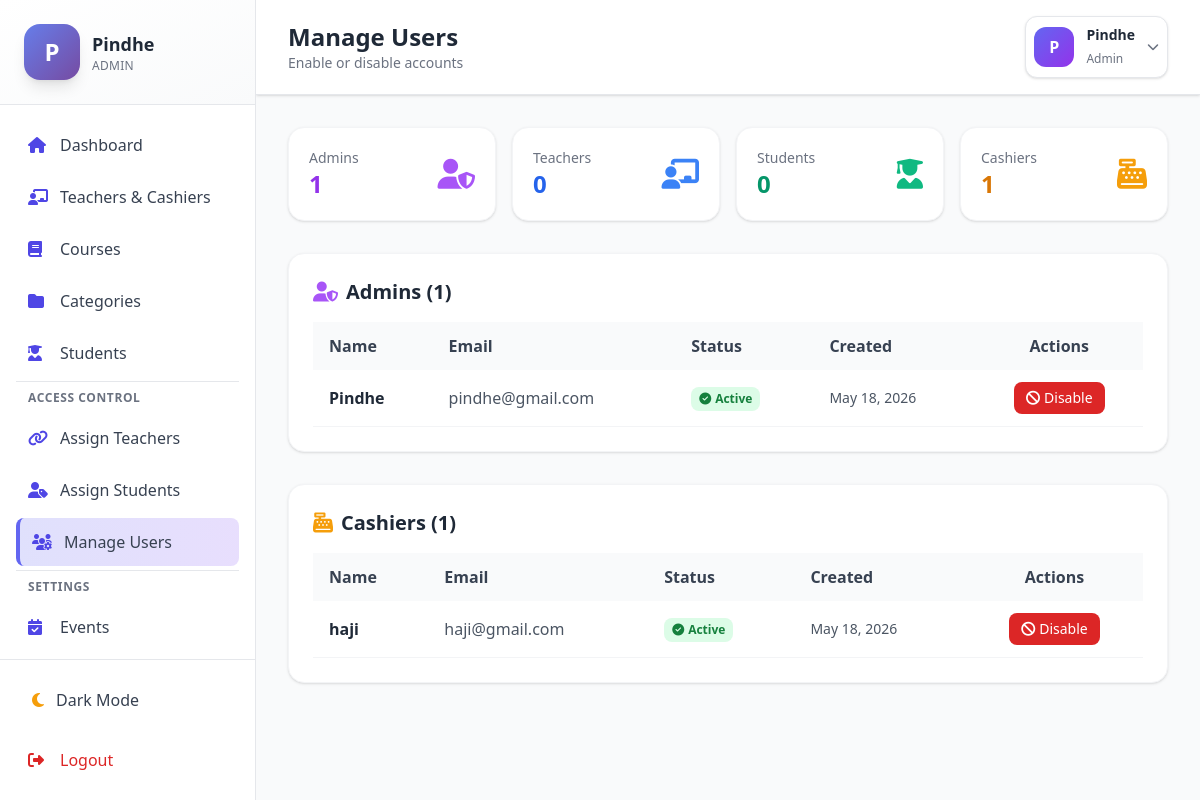
The page /admin/manage-users.php (signed in) on the database its author committed.
### tables this page shows
CREATE TABLE IF NOT EXISTS users (
    id INT AUTO_INCREMENT PRIMARY KEY,
    student_id VARCHAR(50) UNIQUE NULL COMMENT 'Auto-generated Student ID',
    name VARCHAR(100) NOT NULL,
    email VARCHAR(100) UNIQUE NOT NULL,
    password VARCHAR(255) NOT NULL,
    role ENUM('admin', 'teacher', 'student', 'cashier') NOT NULL,
    phone VARCHAR(20),
    avatar VARCHAR(255),
    status ENUM('active', 'inactive') DEFAULT 'active',
    created_at TIMESTAMP DEFAULT CURRENT_TIMESTAMP,
    updated_at TIMESTAMP DEFAULT CURRENT_TIMESTAMP ON UPDATE CURRENT_TIMESTAMP,
    INDEX idx_email (email),
    INDEX idx_role (role),
    INDEX idx_student_id (student_id)
);

### admin/manage-users.php (the view, shortened to what this page needs)
<?php
$pdo = getDBConnection();
try {
    $stmt = $pdo->query("SELECT id, name, email, role, status, student_id, created_at
                        FROM users
                        ORDER BY role, name");
    $users = $stmt->fetchAll();
} catch (PDOException $e) {
    $users = [];
}
$usersByRole = [
    'admin' => [],
    'teacher' => [],
    'student' => [],
    'cashier' => []
];
foreach ($users as $user) {
    $role = $user['role'] ?? 'student';
    if (isset($usersByRole[$role])) {
        $usersByRole[$role][] = $user;
    }
}
$roleStats = [
    'admin' => ['count' => count($usersByRole['admin']), 'icon' => 'fa-user-shield', 'textClass' => 'text-purple-600 dark:text-purple-400', 'iconClass' => 'text-purple-500'],
    'teacher' => ['count' => count($usersByRole['teacher']), 'icon' => 'fa-chalkboard-teacher', 'textClass' => 'text-blue-600 dark:text-blue-400', 'iconClass' => 'text-blue-500'],
    'student' => ['count' => count($usersByRole['student']), 'icon' => 'fa-user-graduate', 'textClass' => 'text-emerald-600 dark:text-emerald-400', 'iconClass' => 'text-emerald-500'],
    'cashier' => ['count' => count($usersByRole['cashier']), 'icon' => 'fa-cash-register', 'textClass' => 'text-amber-600 dark:text-amber-400', 'iconClass' => 'text-amber-500']
];
$pageTitle = 'Manage Users';
?>
<!DOCTYPE html>
<html lang="en" class="<?php echo isset($_COOKIE['dark_mode'])&&$_COOKIE['dark_mode']==='enabled'?'dark':''; ?>">
<head>
    <script src="https://cdn.tailwindcss.com"></script>
    <link rel="stylesheet" href="https://cdnjs.cloudflare.com/ajax/libs/font-awesome/6.4.0/css/all.min.css">
</head>
<body class="bg-gray-50 dark:bg-gray-900 min-h-screen">
    <?php include __DIR__.'/../includes/admin_sidebar.php'; ?>
    <div class="lg:ml-64">
        <header class="bg-white dark:bg-gray-800 shadow border-b border-gray-200 dark:border-gray-700 sticky top-0 z-20">
            <div class="px-4 sm:px-6 lg:px-8 py-4">
                <div class="flex items-center justify-between gap-4">
                    <div class="flex items-center gap-3">
                        <div>
                            <h1 class="text-2xl font-bold text-gray-800 dark:text-white"><?php echo $pageTitle; ?></h1>
                            <p class="text-sm text-gray-500 dark:text-gray-400">Enable or disable accounts</p>
                        </div>
                    </div>
                    <?php include __DIR__.'/../includes/admin_header.php'; ?>
                </div>
            </div>
        </header>
        <main class="p-4 sm:p-6 lg:p-8">
        <div class="grid sm:grid-cols-2 lg:grid-cols-4 gap-4 mb-8">
            <?php foreach ($roleStats as $role => $stat): ?>
                <div class="bg-white dark:bg-gray-800 rounded-2xl shadow border border-gray-100 dark:border-gray-700 p-5">
                    <div class="flex items-center justify-between">
                        <div>
                            <p class="text-gray-500 dark:text-gray-400 text-sm"><?php echo ucfirst($role); ?>s</p>
                            <p class="text-2xl font-bold <?php echo $stat['textClass']; ?>"><?php echo $stat['count']; ?></p>
                        </div>
                        <i class="fas <?php echo $stat['icon']; ?> <?php echo $stat['iconClass']; ?> text-3xl"></i>
                    </div>
                </div>
            <?php endforeach; ?>
        </div>
        <?php foreach ($usersByRole as $role => $roleUsers): ?>
            <?php if (!empty($roleUsers)): ?>
                <div class="bg-white dark:bg-gray-800 rounded-2xl shadow border border-gray-100 dark:border-gray-700 p-6 mb-8">
                    <h2 class="text-xl font-bold text-gray-800 dark:text-white mb-4 flex items-center">
                        <i class="fas <?php echo $roleStats[$role]['icon']; ?> mr-2 <?php echo $roleStats[$role]['iconClass']; ?>"></i>
                        <?php echo ucfirst($role); ?>s (<?php echo count($roleUsers); ?>)
                    </h2>
                    <div class="overflow-x-auto">
                        <table class="w-full">
                            <thead>
                                <tr class="bg-gray-50 dark:bg-gray-700/50">
                                    <th class="px-4 py-3 text-left font-semibold text-gray-700 dark:text-gray-300">Name</th>
                                    <th class="px-4 py-3 text-left font-semibold text-gray-700 dark:text-gray-300">Email</th>
                                    <th class="px-4 py-3 text-left font-semibold text-gray-700 dark:text-gray-300">Status</th>
                                    <th class="px-4 py-3 text-left font-semibold text-gray-700 dark:text-gray-300">Created</th>
                                    <th class="px-4 py-3 text-center font-semibold text-gray-700 dark:text-gray-300">Actions</th>
                                </tr>
                            </thead>
                            <tbody>
                                <?php foreach ($roleUsers as $user): ?>
                                    <tr class="border-b border-gray-100 dark:border-gray-700 hover:bg-gray-50 dark:hover:bg-gray-700/50">
                                        <td class="px-4 py-3 font-semibold text-gray-800 dark:text-white"><?php echo htmlspecialchars($user['name']); ?></td>
                                        <td class="px-4 py-3 text-gray-600 dark:text-gray-300"><?php echo htmlspecialchars($user['email']); ?></td>
                                        <td class="px-4 py-3">
                                            <span class="inline-block px-2 py-1 rounded-lg text-xs font-semibold <?php echo ($user['status'] ?? 'active') === 'active' ? 'bg-green-100 dark:bg-green-900/40 text-green-700 dark:text-green-300' : 'bg-red-100 dark:bg-red-900/40 text-red-700 dark:text-red-300'; ?>">
                                                <i class="fas fa-<?php echo ($user['status'] ?? 'active') === 'active' ? 'check' : 'times'; ?>-circle mr-1"></i><?php echo ucfirst($user['status'] ?? 'active'); ?>
                                            </span>
                                        </td>
                                        <td class="px-4 py-3 text-sm text-gray-600 dark:text-gray-400"><?php echo date('M d, Y', strtotime($user['created_at'])); ?></td>
                                        <td class="px-4 py-3 text-center">
                                            <?php if (($user['status'] ?? 'active') === 'active'): ?>
                                                <form method="POST" class="inline" onsubmit="return confirm('Disable this account?');">
                                                    <button type="submit" class="bg-red-600 text-white px-3 py-1.5 rounded-lg text-sm hover:bg-red-700"><i class="fas fa-ban mr-1"></i>Disable</button>
                                                </form>
                                            <?php endif; ?>
                                        </td>
                                    </tr>
                                <?php endforeach; ?>
                            </tbody>
                        </table>
                    </div>
                </div>
            <?php endif; ?>
        <?php endforeach; ?>
        </main>
    </div>
</body>
</html>

### rows shown on the page
users: role "Cashier", count($roleUsers) "1", name "haji", email "haji@gmail.com", status "Active", created_at "May 18, 2026"
users: name "Pindhe", email "pindhe@gmail.com", status "Active", created_at "May 18, 2026"

### other values the page prints
substr($name, 0, 1) "P"
explode(' ', $name)[0] "Pindhe"
$item['label'] "Dashboard"
$item['label'] "Teachers & Cashiers"
$item['label'] "Courses"
$item['label'] "Categories"
$item['label'] "Students"
$item['label'] "Assign Teachers"
$item['label'] "Assign Students"
$item['label'] "Manage Users"
$item['label'] "Events"
$pageTitle "Manage Users"
$role "Admin"
$stat['count'] "1"
$role "Teacher"
